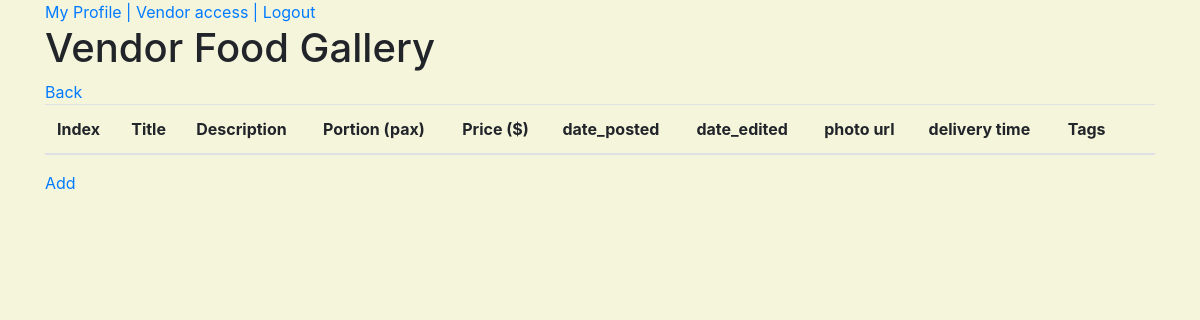
The page /vendor/profiles/2/food_gallery (signed in) on the database as committed earlier.
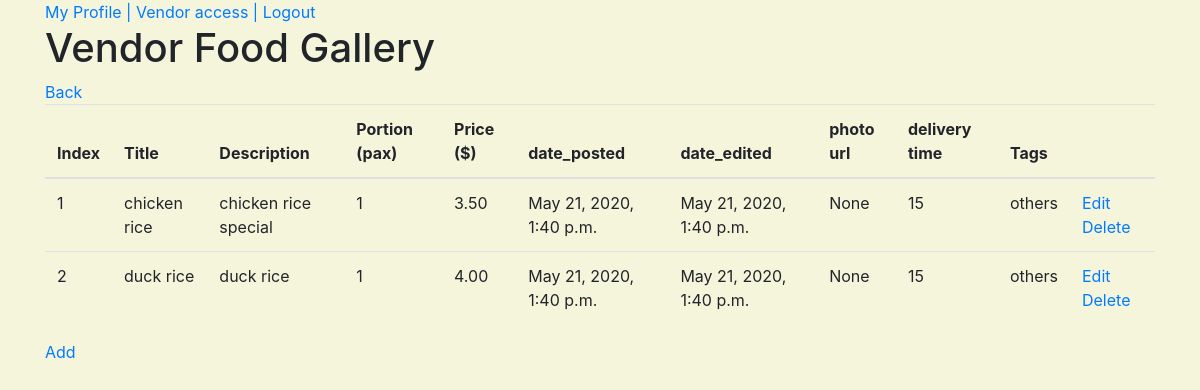
The same page on the database as committed later.
### food/models.py (models this page shows, shortened)
class Food(models.Model):
    vendor = models.ForeignKey(Vendor, null=False, blank=False, on_delete=models.CASCADE)
    tag = models.ManyToManyField(Tag)
    title = models.CharField(max_length=100, null=False, blank=False)
    description = models.TextField(null=False, blank=False)
    portion = models.PositiveSmallIntegerField( validators=[MinValueValidator(1), MaxValueValidator(99)] , default=1, null=False, blank=False )
    price = models.DecimalField(max_digits=8, decimal_places=2, null=False, blank=False)
    date_posted = models.DateTimeField(auto_now_add=True)
    date_edited = models.DateTimeField(auto_now_add=True)
    photo_url = models.URLField(max_length=1024, null=True, blank=True)
    delivery_time = models.DecimalField(max_digits=3, decimal_places=0, null=False, blank=False)

class Tag(models.Model):
    title = models.CharField(max_length=100, null=False, blank=False)
    def __str__(self):
        return self.title

### food/views.py (the view)
# urls.py: path('profiles/<vendor_profile_id>/food_gallery', food.views.view_vendor_food_gallery, name='view_vendor_food_gallery_route'),
@login_required
def view_vendor_food_gallery(request, vendor_profile_id):
    vendor_food_gallery = Food.objects.filter(vendor__id=vendor_profile_id)
    return render(request, "food/vendor_food_gallery.html", {
        "foods": vendor_food_gallery,
        "vendor_profile_id": vendor_profile_id
    })

### food/templates/food/vendor_food_gallery.html (shortened to what this page needs)
{% extends 'base_template.html' %}
{%block content%}
<h1> Vendor Food Gallery </h1>
<a href="{% url 'view_vendor_profiles_route' %}"> Back </a>
<table class="table">
    <thead>
        <th> Index </th>
        <th> Title </th>
        <th> Description </th>
        <th> Portion (pax) </th>
        <th> Price ($) </th>
        <th> date_posted </th>
        <th> date_edited </th>
        <th> photo url </th>
        <th> delivery time </th>
        <th> Tags </th>
        <th> &nbsp; </th>
    </thead>
    {%for i in foods %}
    <tr>
        <td> {{forloop.counter}} </td>
        <td> {{i.title}} </td>
        <td> {{i.description}} </td>
        <td> {{i.portion}} </td>
        <td> {{i.price}} </td>
        <td> {{i.date_posted}} </td>
        <td> {{i.date_edited}} </td>
        <td> {{i.photo_url}} </td>
        <td> {{i.delivery_time}} </td>
        <td> {%for j in i.tag.all%} {{j}} {%endfor%} </td>
        <td> <a href="{%url 'edit_vendor_food_route' vendor_profile_id=vendor_profile_id vendor_food_id=i.id %}" > Edit </a>
            <a href="{%url 'delete_vendor_food_route' vendor_profile_id=vendor_profile_id vendor_food_id=i.id %}"> Delete </a> </td>
    </tr>
    {%endfor%}
</table>
<a href="{%url 'add_vendor_food_route' vendor_profile_id=vendor_profile_id %}"> Add </a>
{%endblock%}

Rows that differ between the two databases and show on the page:
added Food: title "chicken rice", description "chicken rice special", portion "1", price "3.50", date_posted "May 21, 2020, 1:40 p.m.", date_edited "May 21, 2020, 1:40 p.m.", photo_url "None", delivery_time "15"
now on this page (row unchanged): Tag: title "others"
added Food: title "duck rice", description "duck rice", portion "1", price "4.00", date_posted "May 21, 2020, 1:40 p.m.", date_edited "May 21, 2020, 1:40 p.m.", photo_url "None", delivery_time "15"
